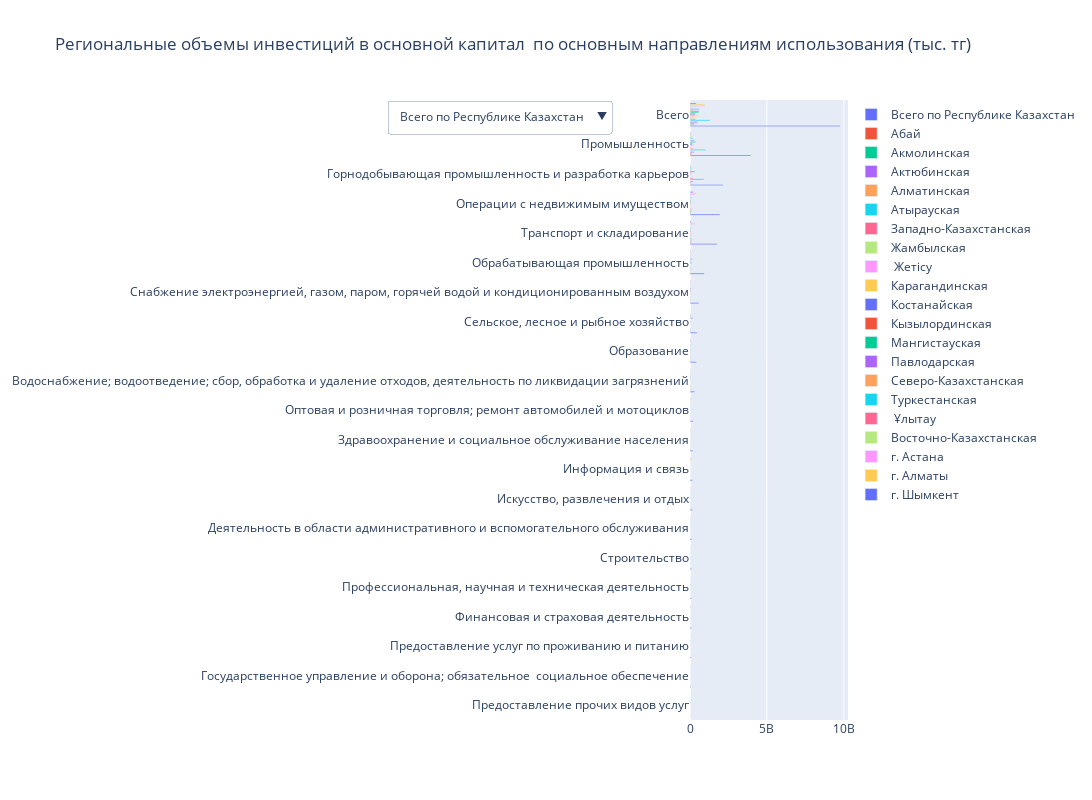

Notebook code cell kept with this figure:
### Code cell
fig2 = go.Figure()

for i, arr in enumerate(arrays):
    indices = np.argsort(arr)
    fig2.add_trace(go.Bar(x=arr[indices], y=industries[indices], orientation="h", name=column_names[i]))

fig2.update_layout(
    width=1500,
    height=800,
    updatemenus=[
        {
            "x": -0.5,
            "buttons": [
                {"method": "update", "label": column_names[0], "args": [{"visible": visibility[0]}]},
                {"method": "update", "label": column_names[1], "args": [{"visible": visibility[1]}]},
                {"method": "update", "label": column_names[2], "args": [{"visible": visibility[2]}]},
                {"method": "update", "label": column_names[3], "args": [{"visible": visibility[3]}]},
                {"method": "update", "label": column_names[4], "args": [{"visible": visibility[4]}]},
                {"method": "update", "label": column_names[5], "args": [{"visible": visibility[5]}]},
                {"method": "update", "label": column_names[6], "args": [{"visible": visibility[6]}]},
                {"method": "update", "label": column_names[7], "args": [{"visible": visibility[7]}]},
                {"method": "update", "label": column_names[8], "args": [{"visible": visibility[8]}]},
                {"method": "update", "label": column_names[9], "args": [{"visible": visibility[9]}]},
                {"method": "update", "label": column_names[10], "args": [{"visible": visibility[10]}]},
                {"method": "update", "label": column_names[11], "args": [{"visible": visibility[11]}]},
                {"method": "update", "label": column_names[12], "args": [{"visible": visibility[12]}]},
                {"method": "update", "label": column_names[13], "args": [{"visible": visibility[13]}]},
                {"method": "update", "label": column_names[14], "args": [{"visible": visibility[14]}]},
                {"method": "update", "label": column_names[15], "args": [{"visible": visibility[15]}]},
                {"method": "update", "label": column_names[16], "args": [{"visible": visibility[16]}]},
                {"method": "update", "label": column_names[17], "args": [{"visible": visibility[17]}]},
                {"method": "update", "label": column_names[18], "args": [{"visible": visibility[18]}]},
                {"method": "update", "label": column_names[19], "args": [{"visible": visibility[19]}]},
                {"method": "update", "label": column_names[20], "args": [{"visible": visibility[20]}]},
            ],
            "direction": "down",
            "showactive": True,
        },
    ],
    title = "Региональные объемы инвестиций в основной капитал  по основным направлениям использования (тыс. тг)"
)

fig2

### Figure 1 — Plotly figure (JSON) as saved in the notebook; plotly's stock layout.template omitted (floating-point values rounded to 4 significant figures)
{"data": [{"name": "Всего по Республике Казахстан", "orientation": "h", "type": "bar", "x": [15725518, 61457322, 80055596, 80550440, 86109186, 94505329, 105880059, 150564226, 161979923, 182046743, 208413572, 305913627, 414923052, 461168022, 573232330, 926161202, 1753197308, 1953768556, 2149140117, 3954447296, 9764792177], "y": ["Предоставление прочих видов услуг", "Государственное управление и оборона; обязательное  социальное обеспечение", "Предоставление услуг по проживанию и питанию", "Финансовая и страховая деятельность", "Профессиональная, научная и техническая деятельность", "Строительство", "Деятельность в области административного и вспомогательного обслуживания", "Искусство, развлечения и отдых", "Информация и связь", "Здравоохранение и социальное обслуживание населения", "Оптовая и розничная торговля; ремонт автомобилей и мотоциклов", "Водоснабжение; водоотведение; сбор, обработка и удаление отходов, деятельность по ликвидации загрязнений", "Образование", "Сельское, лесное и рыбное хозяйство", "Снабжение электроэнергией, газом, паром, горячей водой и кондиционированным воздухом", "Обрабатывающая промышленность", "Транспорт и складирование", "Операции с недвижимым имуществом", "Горнодобывающая промышленность и разработка карьеров", "Промышленность", "Всего"]}, {"name": "Абай", "orientation": "h", "type": "bar", "x": [399529, 609572, 933835, 1040296, 1493944, 1796539, 2060606, 3578041, 4710011, 4782957, 6195042, 9044713, 10309449, 17135726, 18311544, 18864427, 37550727, 52154333, 82497905, 98463935, 273469195], "y": ["Деятельность в области административного и вспомогательного обслуживания", "Финансовая и страховая деятельность", "Профессиональная, научная и техническая деятельность", "Информация и связь", "Оптовая и розничная торговля; ремонт автомобилей и мотоциклов", "Предоставление услуг по проживанию и питанию", "Государственное управление и оборона; обязательное  социальное обеспечение", "Искусство, развлечения и отдых", "Предоставление прочих видов услуг", "Образование", "Строительство", "Здравоохранение и социальное обслуживание населения", "Водоснабжение; водоотведение; сбор, обработка и удаление отходов, деятельность по ликвидации загрязнений", "Снабжение электроэнергией, газом, паром, горячей водой и кондиционированным воздухом", "Сельское, лесное и рыбное хозяйство", "Обрабатывающая промышленность", "Операции с недвижимым имуществом", "Горнодобывающая промышленность и разработка карьеров", "Транспорт и складирование", "Промышленность", "Всего"]}, {"name": "Акмолинская", "orientation": "h", "type": "bar", "x": [358840, 387431, 656015, 927046, 1306152, 1536603, 2375362, 2774853, 3679424, 8090649, 11595980, 15049728, 18902542, 19083716, 23030627, 23697340, 46907924, 50607013, 58594194, 72612867, 289561446], "y": ["Предоставление прочих видов услуг", "Строительство", "Финансовая и страховая деятельность", "Деятельность в области административного и вспомогательного обслуживания", "Информация и связь", "Оптовая и розничная торговля; ремонт автомобилей и мотоциклов", "Профессиональная, научная и техническая деятельность", "Государственное управление и оборона; обязательное  социальное обеспечение", "Предоставление услуг по проживанию и питанию", "Здравоохранение и социальное обслуживание населения", "Обрабатывающая промышленность", "Искусство, развлечения и отдых", "Водоснабжение; водоотведение; сбор, обработка и удаление отходов, деятельность по ликвидации загрязнений", "Снабжение электроэнергией, газом, паром, горячей водой и кондиционированным воздухом", "Горнодобывающая промышленность и разработка карьеров", "Образование", "Сельское, лесное и рыбное хозяйство", "Транспорт и складирование", "Операции с недвижимым имуществом", "Промышленность", "Всего"]}, {"name": "Актюбинская", "orientation": "h", "type": "bar", "x": [77524, 271444, 670189, 984748, 1195437, 1931672, 2120107, 4119605, 4370135, 4555997, 4843700, 6138474, 9846817, 11433704, 24112827, 30240604, 74532812, 108062369, 193343004, 253834909, 482851170], "y": ["Предоставление прочих видов услуг", "Предоставление услуг по проживанию и питанию", "Профессиональная, научная и техническая деятельность", "Деятельность в области административного и вспомогательного обслуживания", "Финансовая и страховая деятельность", "Строительство", "Государственное управление и оборона; обязательное  социальное обеспечение", "Оптовая и розничная торговля; ремонт автомобилей и мотоциклов", "Искусство, развлечения и отдых", "Здравоохранение и социальное обслуживание населения", "Информация и связь", "Водоснабжение; водоотведение; сбор, обработка и удаление отходов, деятельность по ликвидации загрязнений", "Сельское, лесное и рыбное хозяйство", "Образование", "Обрабатывающая промышленность", "Снабжение электроэнергией, газом, паром, горячей водой и кондиционированным воздухом", "Операции с недвижимым имуществом", "Транспорт и складирование", "Горнодобывающая промышленность и разработка карьеров", "Промышленность", "Всего"]}, {"name": "Алматинская", "orientation": "h", "type": "bar", "x": [13242, 14036, 359620, 1492647, 2528352, 3268826, 3391961, 3622330, 4701000, 7027037, 9697617, 13085733, 15751517, 16239846, 24340272, 49216632, 97107962, 122698796, 130779106, 150773814, 505336529], "y": ["Предоставление прочих видов услуг", "Деятельность в области административного и вспомогательного обслуживания", "Финансовая и страховая деятельность", "Профессиональная, научная и техническая деятельность", "Строительство", "Информация и связь", "Государственное управление и оборона; обязательное  социальное обеспечение", "Предоставление услуг по проживанию и питанию", "Здравоохранение и социальное обслуживание населения", "Оптовая и розничная торговля; ремонт автомобилей и мотоциклов", "Сельское, лесное и рыбное хозяйство", "Водоснабжение; водоотведение; сбор, обработка и удаление отходов, деятельность по ликвидации загрязнений", "Искусство, развлечения и отдых", "Снабжение электроэнергией, газом, паром, горячей водой и кондиционированным воздухом", "Горнодобывающая промышленность и разработка карьеров", "Образование", "Обрабатывающая промышленность", "Операции с недвижимым имуществом", "Транспорт и складирование", "Промышленность", "Всего"]}, {"name": "Атырауская", "orientation": "h", "type": "bar", "x": [196789, 1026874, 1096312, 2685148, 3761605, 4062049, 4230554, 4711973, 6840155, 9847067, 15167516, 18609307, 22110559, 25630852, 31573203, 73041905, 83088701, 92350968, 903050588, 1023833914, 1303082139], "y": ["Предоставление прочих видов услуг", "Предоставление услуг по проживанию и питанию", "Финансовая и страховая деятельность", "Сельское, лесное и рыбное хозяйство", "Информация и связь", "Государственное управление и оборона; обязательное  социальное обеспечение", "Здравоохранение и социальное обслуживание населения", "Профессиональная, научная и техническая деятельность", "Искусство, развлечения и отдых", "Оптовая и розничная торговля; ремонт автомобилей и мотоциклов", "Деятельность в области административного и вспомогательного обслуживания", "Строительство", "Водоснабжение; водоотведение; сбор, обработка и удаление отходов, деятельность по ликвидации загрязнений", "Снабжение электроэнергией, газом, паром, горячей водой и кондиционированным воздухом", "Образование", "Обрабатывающая промышленность", "Операции с недвижимым имуществом", "Транспорт и складирование", "Горнодобывающая промышленность и разработка карьеров", "Промышленность", "Всего"]}, {"name": "Западно-Казахстанская", "orientation": "h", "type": "bar", "x": [450379, 513768, 680314, 707511, 2160357, 2259515, 2497807, 3934663, 3986618, 4433761, 4981371, 6264964, 6386373, 7038459, 7222178, 11393661, 41832494, 50406946, 198112470, 217354478, 355263606], "y": ["Финансовая и страховая деятельность", "Предоставление прочих видов услуг", "Деятельность в области административного и вспомогательного обслуживания", "Профессиональная, научная и техническая деятельность", "Строительство", "Предоставление услуг по проживанию и питанию", "Государственное управление и оборона; обязательное  социальное обеспечение", "Сельское, лесное и рыбное хозяйство", "Информация и связь", "Оптовая и розничная торговля; ремонт автомобилей и мотоциклов", "Обрабатывающая промышленность", "Здравоохранение и социальное обслуживание населения", "Искусство, развлечения и отдых", "Водоснабжение; водоотведение; сбор, обработка и удаление отходов, деятельность по ликвидации загрязнений", "Снабжение электроэнергией, газом, паром, горячей водой и кондиционированным воздухом", "Образование", "Транспорт и складирование", "Операции с недвижимым имуществом", "Горнодобывающая промышленность и разработка карьеров", "Промышленность", "Всего"]}, {"name": "Жамбылская", "orientation": "h", "type": "bar", "x": [294636, 419187, 699556, 995566, 1509168, 1821807, 2873346, 2987795, 6127085, 6175054, 6321314, 7714283, 11766056, 14529252, 20620848, 26568786, 35660130, 55173051, 75533967, 134489659, 277790893], "y": ["Профессиональная, научная и техническая деятельность", "Государственное управление и оборона; обязательное  социальное обеспечение", "Финансовая и страховая деятельность", "Предоставление прочих видов услуг", "Деятельность в области административного и вспомогательного обслуживания", "Строительство", "Информация и связь", "Искусство, развлечения и отдых", "Сельское, лесное и рыбное хозяйство", "Здравоохранение и социальное обслуживание населения", "Предоставление услуг по проживанию и питанию", "Оптовая и розничная торговля; ремонт автомобилей и мотоциклов", "Водоснабжение; водоотведение; сбор, обработка и удаление отходов, деятельность по ликвидации загрязнений", "Образование", "Горнодобывающая промышленность и разработка карьеров", "Снабжение электроэнергией, газом, паром, горячей водой и кондиционированным воздухом", "Транспорт и складирование", "Операции с недвижимым имуществом", "Обрабатывающая промышленность", "Промышленность", "Всего"]}, {"name": " Жетісу", "orientation": "h", "type": "bar", "x": [119641, 277090, 322102, 362382, 1146807, 1714805, 1848479, 2115433, 2951782, 3215686, 3448318, 4303405, 7800264, 8808437, 9744020, 10858282, 22262026, 30481495, 48614746, 106619653, 218400107], "y": ["Профессиональная, научная и техническая деятельность", "Предоставление прочих видов услуг", "Строительство", "Финансовая и страховая деятельность", "Информация и связь", "Оптовая и розничная торговля; ремонт автомобилей и мотоциклов", "Деятельность в области административного и вспомогательного обслуживания", "Государственное управление и оборона; обязательное  социальное обеспечение", "Сельское, лесное и рыбное хозяйство", "Предоставление услуг по проживанию и питанию", "Здравоохранение и социальное обслуживание населения", "Искусство, развлечения и отдых", "Горнодобывающая промышленность и разработка карьеров", "Водоснабжение; водоотведение; сбор, обработка и удаление отходов, деятельность по ликвидации загрязнений", "Обрабатывающая промышленность", "Образование", "Снабжение электроэнергией, газом, паром, горячей водой и кондиционированным воздухом", "Операции с недвижимым имуществом", "Промышленность", "Транспорт и складирование", "Всего"]}, {"name": "Карагандинская", "orientation": "h", "type": "bar", "x": [2559, 82260, 779703, 943586, 1236942, 2807117, 3643442, 3778115, 4582845, 5583090, 8236442, 12427425, 12978622, 16484376, 57674303, 60408269, 76804992, 125945421, 157825894, 256455418, 552225402], "y": ["Предоставление прочих видов услуг", "Предоставление услуг по проживанию и питанию", "Государственное управление и оборона; обязательное  социальное обеспечение", "Искусство, развлечения и отдых", "Финансовая и страховая деятельность", "Информация и связь", "Оптовая и розничная торговля; ремонт автомобилей и мотоциклов", "Профессиональная, научная и техническая деятельность", "Здравоохранение и социальное обслуживание населения", "Деятельность в области административного и вспомогательного обслуживания", "Строительство", "Водоснабжение; водоотведение; сбор, обработка и удаление отходов, деятельность по ликвидации загрязнений", "Сельское, лесное и рыбное хозяйство", "Образование", "Горнодобывающая промышленность и разработка карьеров", "Снабжение электроэнергией, газом, паром, горячей водой и кондиционированным воздухом", "Операции с недвижимым имуществом", "Обрабатывающая промышленность", "Транспорт и складирование", "Промышленность", "Всего"]}, {"name": "Костанайская", "orientation": "h", "type": "bar", "x": [31449, 310939, 376008, 1125167, 1447939, 1457663, 1853712, 5381509, 6172945, 7162195, 10182932, 10643401, 12905246, 19131165, 33148594, 34840193, 46043043, 49378436, 81209416, 157027025, 322801964], "y": ["Предоставление прочих видов услуг", "Деятельность в области административного и вспомогательного обслуживания", "Профессиональная, научная и техническая деятельность", "Финансовая и страховая деятельность", "Государственное управление и оборона; обязательное  социальное обеспечение", "Информация и связь", "Предоставление услуг по проживанию и питанию", "Здравоохранение и социальное обслуживание населения", "Искусство, развлечения и отдых", "Оптовая и розничная торговля; ремонт автомобилей и мотоциклов", "Строительство", "Водоснабжение; водоотведение; сбор, обработка и удаление отходов, деятельность по ликвидации загрязнений", "Образование", "Снабжение электроэнергией, газом, паром, горячей водой и кондиционированным воздухом", "Транспорт и складирование", "Сельское, лесное и рыбное хозяйство", "Горнодобывающая промышленность и разработка карьеров", "Операции с недвижимым имуществом", "Обрабатывающая промышленность", "Промышленность", "Всего"]}, {"name": "Кызылординская", "orientation": "h", "type": "bar", "x": [522571, 673806, 684154, 1387426, 1872046, 2380000, 3308198, 3420117, 4806739, 4826175, 4982198, 6277657, 7617483, 10417198, 17085639, 53437168, 68261199, 68582202, 88735246, 165544305, 349277224], "y": ["Финансовая и страховая деятельность", "Государственное управление и оборона; обязательное  социальное обеспечение", "Строительство", "Деятельность в области административного и вспомогательного обслуживания", "Предоставление услуг по проживанию и питанию", "Предоставление прочих видов услуг", "Информация и связь", "Обрабатывающая промышленность", "Водоснабжение; водоотведение; сбор, обработка и удаление отходов, деятельность по ликвидации загрязнений", "Сельское, лесное и рыбное хозяйство", "Оптовая и розничная торговля; ремонт автомобилей и мотоциклов", "Профессиональная, научная и техническая деятельность", "Здравоохранение и социальное обслуживание населения", "Искусство, развлечения и отдых", "Образование", "Транспорт и складирование", "Операции с недвижимым имуществом", "Снабжение электроэнергией, газом, паром, горячей водой и кондиционированным воздухом", "Горнодобывающая промышленность и разработка карьеров", "Промышленность", "Всего"]}, {"name": "Мангистауская", "orientation": "h", "type": "bar", "x": [19548, 169831, 353918, 634606, 741943, 754773, 3897160, 4100946, 5568123, 7245362, 7922144, 9443108, 21461916, 24709014, 27831001, 31908326, 57244343, 59896953, 308232136, 370215258, 572135149], "y": ["Сельское, лесное и рыбное хозяйство", "Предоставление прочих видов услуг", "Деятельность в области административного и вспомогательного обслуживания", "Финансовая и страховая деятельность", "Предоставление услуг по проживанию и питанию", "Искусство, развлечения и отдых", "Государственное управление и оборона; обязательное  социальное обеспечение", "Информация и связь", "Оптовая и розничная торговля; ремонт автомобилей и мотоциклов", "Здравоохранение и социальное обслуживание населения", "Строительство", "Снабжение электроэнергией, газом, паром, горячей водой и кондиционированным воздухом", "Образование", "Обрабатывающая промышленность", "Водоснабжение; водоотведение; сбор, обработка и удаление отходов, деятельность по ликвидации загрязнений", "Профессиональная, научная и техническая деятельность", "Транспорт и складирование", "Операции с недвижимым имуществом", "Горнодобывающая промышленность и разработка карьеров", "Промышленность", "Всего"]}, {"name": "Павлодарская", "orientation": "h", "type": "bar", "x": [0, 467226, 914102, 942296, 1387611, 1565058, 2990966, 4353762, 6151424, 6227402, 6712763, 26214237, 30795202, 36911386, 38816592, 46393918, 81695622, 140903743, 157494266, 307809876, 590937579], "y": ["Предоставление прочих видов услуг", "Профессиональная, научная и техническая деятельность", "Финансовая и страховая деятельность", "Предоставление услуг по проживанию и питанию", "Государственное управление и оборона; обязательное  социальное обеспечение", "Информация и связь", "Строительство", "Образование", "Искусство, развлечения и отдых", "Оптовая и розничная торговля; ремонт автомобилей и мотоциклов", "Здравоохранение и социальное обслуживание населения", "Деятельность в области административного и вспомогательного обслуживания", "Транспорт и складирование", "Операции с недвижимым имуществом", "Водоснабжение; водоотведение; сбор, обработка и удаление отходов, деятельность по ликвидации загрязнений", "Горнодобывающая промышленность и разработка карьеров", "Снабжение электроэнергией, газом, паром, горячей водой и кондиционированным воздухом", "Обрабатывающая промышленность", "Сельское, лесное и рыбное хозяйство", "Промышленность", "Всего"]}, {"name": "Северо-Казахстанская", "orientation": "h", "type": "bar", "x": [18308, 88865, 153887, 186615, 454490, 876001, 1367613, 1401690, 2186866, 2565490, 5276951, 5914014, 7524483, 8451518, 10476922, 24202088, 30714306, 40266954, 63465106, 90509018, 255834231], "y": ["Профессиональная, научная и техническая деятельность", "Горнодобывающая промышленность и разработка карьеров", "Предоставление прочих видов услуг", "Деятельность в области административного и вспомогательного обслуживания", "Финансовая и страховая деятельность", "Информация и связь", "Оптовая и розничная торговля; ремонт автомобилей и мотоциклов", "Строительство", "Предоставление услуг по проживанию и питанию", "Искусство, развлечения и отдых", "Государственное управление и оборона; обязательное  социальное обеспечение", "Здравоохранение и социальное обслуживание населения", "Снабжение электроэнергией, газом, паром, горячей водой и кондиционированным воздухом", "Водоснабжение; водоотведение; сбор, обработка и удаление отходов, деятельность по ликвидации загрязнений", "Образование", "Обрабатывающая промышленность", "Операции с недвижимым имуществом", "Промышленность", "Сельское, лесное и рыбное хозяйство", "Транспорт и складирование", "Всего"]}, {"name": "Туркестанская", "orientation": "h", "type": "bar", "x": [356511, 806086, 2299340, 2754660, 2832696, 10293273, 12922415, 13950457, 16041595, 22048395, 27437144, 28284637, 29167149, 32495956, 51627384, 57988192, 67144263, 104109212, 113688587, 194056954, 596247952], "y": ["Финансовая и страховая деятельность", "Строительство", "Профессиональная, научная и техническая деятельность", "Предоставление прочих видов услуг", "Информация и связь", "Деятельность в области административного и вспомогательного обслуживания", "Государственное управление и оборона; обязательное  социальное обеспечение", "Здравоохранение и социальное обслуживание населения", "Искусство, развлечения и отдых", "Оптовая и розничная торговля; ремонт автомобилей и мотоциклов", "Предоставление услуг по проживанию и питанию", "Снабжение электроэнергией, газом, паром, горячей водой и кондиционированным воздухом", "Водоснабжение; водоотведение; сбор, обработка и удаление отходов, деятельность по ликвидации загрязнений", "Обрабатывающая промышленность", "Транспорт и складирование", "Образование", "Сельское, лесное и рыбное хозяйство", "Горнодобывающая промышленность и разработка карьеров", "Операции с недвижимым имуществом", "Промышленность", "Всего"]}, {"name": " Ұлытау", "orientation": "h", "type": "bar", "x": [973, 116168, 222364, 263484, 342307, 373656, 460208, 546971, 555156, 976918, 1404605, 1410114, 1453211, 6529512, 7612321, 9747126, 11315999, 25708870, 37781663, 80849980, 106821627], "y": ["Предоставление прочих видов услуг", "Искусство, развлечения и отдых", "Государственное управление и оборона; обязательное  социальное обеспечение", "Финансовая и страховая деятельность", "Информация и связь", "Здравоохранение и социальное обслуживание населения", "Деятельность в области административного и вспомогательного обслуживания", "Профессиональная, научная и техническая деятельность", "Сельское, лесное и рыбное хозяйство", "Образование", "Строительство", "Оптовая и розничная торговля; ремонт автомобилей и мотоциклов", "Предоставление услуг по проживанию и питанию", "Транспорт и складирование", "Водоснабжение; водоотведение; сбор, обработка и удаление отходов, деятельность по ликвидации загрязнений", "Снабжение электроэнергией, газом, паром, горячей водой и кондиционированным воздухом", "Операции с недвижимым имуществом", "Горнодобывающая промышленность и разработка карьеров", "Обрабатывающая промышленность", "Промышленность", "Всего"]}, {"name": "Восточно-Казахстанская", "orientation": "h", "type": "bar", "x": [9879, 1163781, 1732499, 2372441, 3013566, 5540817, 8571221, 8819132, 9507467, 11629584, 13092902, 14102210, 17795110, 19222051, 25715374, 48856179, 52251405, 60561997, 78676481, 144618069, 382634096], "y": ["Предоставление прочих видов услуг", "Финансовая и страховая деятельность", "Государственное управление и оборона; обязательное  социальное обеспечение", "Искусство, развлечения и отдых", "Деятельность в области административного и вспомогательного обслуживания", "Предоставление услуг по проживанию и питанию", "Образование", "Оптовая и розничная торговля; ремонт автомобилей и мотоциклов", "Информация и связь", "Здравоохранение и социальное обслуживание населения", "Профессиональная, научная и техническая деятельность", "Строительство", "Водоснабжение; водоотведение; сбор, обработка и удаление отходов, деятельность по ликвидации загрязнений", "Сельское, лесное и рыбное хозяйство", "Снабжение электроэнергией, газом, паром, горячей водой и кондиционированным воздухом", "Горнодобывающая промышленность и разработка карьеров", "Обрабатывающая промышленность", "Транспорт и складирование", "Операции с недвижимым имуществом", "Промышленность", "Всего"]}, {"name": "г. Астана", "orientation": "h", "type": "bar", "x": [0, 0, 205360, 1310301, 3083886, 5270433, 7373579, 12715055, 13100338, 13592197, 15513419, 19321127, 23506871, 25314354, 30339768, 49168074, 53124806, 85546276, 341612153, 343335206, 957886938], "y": ["Сельское, лесное и рыбное хозяйство", "Горнодобывающая промышленность и разработка карьеров", "Предоставление прочих видов услуг", "Государственное управление и оборона; обязательное  социальное обеспечение", "Строительство", "Предоставление услуг по проживанию и питанию", "Профессиональная, научная и техническая деятельность", "Деятельность в области административного и вспомогательного обслуживания", "Обрабатывающая промышленность", "Оптовая и розничная торговля; ремонт автомобилей и мотоциклов", "Информация и связь", "Водоснабжение; водоотведение; сбор, обработка и удаление отходов, деятельность по ликвидации загрязнений", "Здравоохранение и социальное обслуживание населения", "Финансовая и страховая деятельность", "Искусство, развлечения и отдых", "Образование", "Снабжение электроэнергией, газом, паром, горячей водой и кондиционированным воздухом", "Промышленность", "Операции с недвижимым имуществом", "Транспорт и складирование", "Всего"]}, {"name": "г. Алматы", "orientation": "h", "type": "bar", "x": [0, 4347, 1879436, 5846604, 6621493, 8098834, 8322596, 11444243, 20636539, 23154247, 29851660, 32113735, 40383103, 42086475, 46439476, 66671056, 86552963, 90871303, 158638461, 381624303, 970369576], "y": ["Горнодобывающая промышленность и разработка карьеров", "Сельское, лесное и рыбное хозяйство", "Предоставление прочих видов услуг", "Предоставление услуг по проживанию и питанию", "Строительство", "Профессиональная, научная и техническая деятельность", "Государственное управление и оборона; обязательное  социальное обеспечение", "Искусство, развлечения и отдых", "Водоснабжение; водоотведение; сбор, обработка и удаление отходов, деятельность по ликвидации загрязнений", "Деятельность в области административного и вспомогательного обслуживания", "Снабжение электроэнергией, газом, паром, горячей водой и кондиционированным воздухом", "Образование", "Обрабатывающая промышленность", "Финансовая и страховая деятельность", "Здравоохранение и социальное обслуживание населения", "Оптовая и розничная торговля; ремонт автомобилей и мотоциклов", "Информация и связь", "Промышленность", "Транспорт и складирование", "Операции с недвижимым имуществом", "Всего"]}, {"name": "г. Шымкент", "orientation": "h", "type": "bar", "x": [155715, 566125, 676649, 845940, 994654, 1048682, 2181476, 3112652, 3977446, 4041974, 4635138, 10244995, 10888737, 15340147, 25852020, 29034601, 34776476, 61134889, 61207558, 192357038, 401865354], "y": ["Сельское, лесное и рыбное хозяйство", "Профессиональная, научная и техническая деятельность", "Деятельность в области административного и вспомогательного обслуживания", "Горнодобывающая промышленность и разработка карьеров", "Предоставление прочих видов услуг", "Финансовая и страховая деятельность", "Здравоохранение и социальное обслуживание населения", "Строительство", "Искусство, развлечения и отдых", "Государственное управление и оборона; обязательное  социальное обеспечение", "Предоставление услуг по проживанию и питанию", "Водоснабжение; водоотведение; сбор, обработка и удаление отходов, деятельность по ликвидации загрязнений", "Информация и связь", "Снабжение электроэнергией, газом, паром, горячей водой и кондиционированным воздухом", "Образование", "Оптовая и розничная торговля; ремонт автомобилей и мотоциклов", "Обрабатывающая промышленность", "Транспорт и складирование", "Промышленность", "Операции с недвижимым имуществом", "Всего"]}], "layout": {"height": 800, "title": {"text": "Региональные объемы инвестиций в основной капитал  по основным направлениям использования (тыс. тг)"}, "updatemenus": [{"buttons": [{"args": [{"visible": [true, false, false, false, false, false, false, false, false, false, false, false, false, false, false, false, false, false, false, false, false, false]}], "label": "Всего по Республике Казахстан", "method": "update"}, {"args": [{"visible": [false, true, false, false, false, false, false, false, false, false, false, false, false, false, false, false, false, false, false, false, false, false]}], "label": "Абай", "method": "update"}, {"args": [{"visible": [false, false, true, false, false, false, false, false, false, false, false, false, false, false, false, false, false, false, false, false, false, false]}], "label": "Акмолинская", "method": "update"}, {"args": [{"visible": [false, false, false, true, false, false, false, false, false, false, false, false, false, false, false, false, false, false, false, false, false, false]}], "label": "Актюбинская", "method": "update"}, {"args": [{"visible": [false, false, false, false, true, false, false, false, false, false, false, false, false, false, false, false, false, false, false, false, false, false]}], "label": "Алматинская", "method": "update"}, {"args": [{"visible": [false, false, false, false, false, true, false, false, false, false, false, false, false, false, false, false, false, false, false, false, false, false]}], "label": "Атырауская", "method": "update"}, {"args": [{"visible": [false, false, false, false, false, false, true, false, false, false, false, false, false, false, false, false, false, false, false, false, false, false]}], "label": "Западно-Казахстанская", "method": "update"}, {"args": [{"visible": [false, false, false, false, false, false, false, true, false, false, false, false, false, false, false, false, false, false, false, false, false, false]}], "label": "Жамбылская", "method": "update"}, {"args": [{"visible": [false, false, false, false, false, false, false, false, true, false, false, false, false, false, false, false, false, false, false, false, false, false]}], "label": " Жетісу", "method": "update"}, {"args": [{"visible": [false, false, false, false, false, false, false, false, false, true, false, false, false, false, false, false, false, false, false, false, false, false]}], "label": "Карагандинская", "method": "update"}, {"args": [{"visible": [false, false, false, false, false, false, false, false, false, false, true, false, false, false, false, false, false, false, false, false, false, false]}], "label": "Костанайская", "method": "update"}, {"args": [{"visible": [false, false, false, false, false, false, false, false, false, false, false, true, false, false, false, false, false, false, false, false, false, false]}], "label": "Кызылординская", "method": "update"}, {"args": [{"visible": [false, false, false, false, false, false, false, false, false, false, false, false, true, false, false, false, false, false, false, false, false, false]}], "label": "Мангистауская", "method": "update"}, {"args": [{"visible": [false, false, false, false, false, false, false, false, false, false, false, false, false, true, false, false, false, false, false, false, false, false]}], "label": "Павлодарская", "method": "update"}, {"args": [{"visible": [false, false, false, false, false, false, false, false, false, false, false, false, false, false, true, false, false, false, false, false, false, false]}], "label": "Северо-Казахстанская", "method": "update"}, {"args": [{"visible": [false, false, false, false, false, false, false, false, false, false, false, false, false, false, false, true, false, false, false, false, false, false]}], "label": "Туркестанская", "method": "update"}, {"args": [{"visible": [false, false, false, false, false, false, false, false, false, false, false, false, false, false, false, false, true, false, false, false, false, false]}], "label": " Ұлытау", "method": "update"}, {"args": [{"visible": [false, false, false, false, false, false, false, false, false, false, false, false, false, false, false, false, false, true, false, false, false, false]}], "label": "Восточно-Казахстанская", "method": "update"}, {"args": [{"visible": [false, false, false, false, false, false, false, false, false, false, false, false, false, false, false, false, false, false, true, false, false, false]}], "label": "г. Астана", "method": "update"}, {"args": [{"visible": [false, false, false, false, false, false, false, false, false, false, false, false, false, false, false, false, false, false, false, true, false, false]}], "label": "г. Алматы", "method": "update"}, {"args": [{"visible": [false, false, false, false, false, false, false, false, false, false, false, false, false, false, false, false, false, false, false, false, true, false]}], "label": "г. Шымкент", "method": "update"}], "direction": "down", "showactive": true, "x": -0.5}], "width": 1500}}
